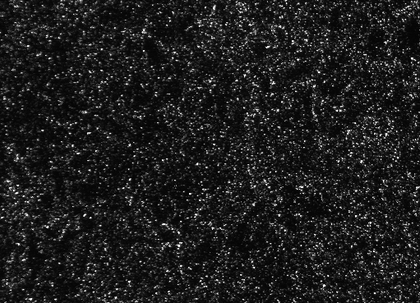
%> input picture test1/exp1_001_b.bmp, 420 x 303 px, shrunk from 511 x 369 before the run
$ octave --eval "result = get_snr_for_piv(imread('test1/exp1_001_b.bmp'));"   (GNU Octave 9; MATLAB toolbox functions it lacks are replaced by stand-ins)
%> lines starting %> are read from the running program, lines starting %| are printed output that depends on the picture
### normxcorr2_general.m
function [C,numberOfOverlapPixels] = normxcorr2_general(varargin)
%NORMXCORR2_GENERAL Normalized two-dimensional cross-correlation.
%   [C,numberOfOverlapPixels] = NORMXCORR2_GENERAL(TEMPLATE,A) computes the
%   normalized cross-correlation of matrices TEMPLATE and A. The resulting
%   matrix C contains correlation coefficients and its values may range
%   from -1.0 to 1.0.
%
%   [C,numberOfOverlapPixels] =
%   NORMXCORR2_GENERAL(TEMPLATE,A,requiredNumberOfOverlapPixels) sets to 0
%   all locations in C computed from positions where A and T overlap less
%   than requiredNumberOfOverlapPixels.
%   Larger values of requiredNumberOfOverlapPixels zero-out pixels on a
%   larger border around C.
%   Thus, larger values remove less stable computations but also limit the
%   capture range.
%   If the template is smaller than the image and it is desired that the
%   computation only be carried out when the template is fully overlapping
%   the image, requiredNumberOfOverlapPixels should be set to
%   numel(template).
%   The default is set to 0, meaning no modifications to C.
%
%   Limitations of normxcorr2:
%   The documentation of normxcorr2 states that, "The matrix A must be
%   larger than the matrix TEMPLATE for the normalization to be
%   meaningful." It is implemented following the details of the paper "Fast
%   Normalized Cross-Correlation", by J. P. Lewis, Industrial Light &
%   Magic. This approach assumes the template is small relative to the
%   image and proceeds to calculate the normalization across the entire
%   template. This leads to correct computations wherever the template is
%   wholly overlapping with the image, but the computation is incorrect in
%   the borders of the output (the border size is proportional to the
%   template size).  This problem is therefore worse for larger templates
%   to the point that, when the template is the same size as the image, the
%   only correct value is at the center pixel (where the images are fully
%   overlapping). Thus, if normxcorr2 is used for such things as
%   registering images of the same size, the result will be incorrect.
%
%   The new normxcorr2_general:
%   normxcorr2_general is more general than normxcorr2 in that it gives
%   correct results everywhere regardless of the relative size of A and
%   TEMPLATE. It accomplishes this by computing the normalized correlation
%   only in the overlap regions between the two matrices. Thus, the result
%   is correct for all locations of correlation.  The result is the same as
%   if the NCC were carried out in the spatial domain (which would take a
%   long time to compute for large matrices).
%
%   Class Support
%   -------------
%   The input matrices can be numeric. The output matrix C is double.
%
%   Example
%   -------
%   This example correlates an input with itself using normxcorr2 (the
%   built-in Matlab version) and normxcorr2_general (the general version).
%   Because the template is not small compared with the input image (they
%   are the same size in this case), the output of normxcorr2.m is
%   incorrect for most pixels.  On the other hand, the general version is
%   correct at all locations, which can be easily verified analytically or
%   visually.
%
%   Note that the image processing toolbox (IPT) is needed to run this
%   example since normxcorr2 is part of that toolbox.  However,
%   normxcorr2_general does not require the IPT.
%
%   input = repmat([1:6 5:-1:1],11,1);
%   normxcorr2_output = normxcorr2(input,input);
%   normxcorr2_general_output = normxcorr2_general(input,input);
%   figure;
%   subplot(2,2,1), imagesc(input); title('Input pattern');
%   subplot(2,2,3), imagesc(normxcorr2_output); title('Output of Matlab built-in normxcorr2');
%   subplot(2,2,4), imagesc(normxcorr2_general_output); title('Output of normxcorr2\_general');
%
%   See also NORMXCORR2.
%
%   References: Dirk Padfield. "Masked FFT registration". In Proc. Computer
%   Vision and Pattern Recognition, 2010.
%
%   Author: Dirk Padfield, GE Global Research, padfield@research.ge.com
%

%   Input-output specs
%   ------------------
%   T:    2-D, real, full matrix
%         logical, uint8, uint16, or double
%         no NaNs, no Infs
%         prod(size(T)) >= 2
%
%   A:    2-D, real, full matrix
%         logical, uint8, uint16, or double
%         no NaNs, no Infs
%         prod(size(A)) >= 2
%
%   C:    double

[T, A, requiredNumberOfOverlapPixels] = ParseInputs(varargin{:});
%> in ParseInputs, T is the input picture: size 303x420 uint8; min 0, max 255, mean 29.5

sizeA = size(A);
sizeT = size(T);

% Find the number of pixels used for the calculation as the two images are
% correlated.  The size of this image will be the same as the correlation
% image.
numberOfOverlapPixels = local_sum(ones(sizeA),sizeT(1),sizeT(2));

local_sum_A = local_sum(A,sizeT(1),sizeT(2));
local_sum_A2 = local_sum(A.*A,sizeT(1),sizeT(2));

% Note: diff_local_sums should be nonnegative, but it may have negative
% values due to round off errors. Below, we use max to ensure the radicand
% is nonnegative.
diff_local_sums_A = ( local_sum_A2 - (local_sum_A.^2)./ numberOfOverlapPixels );
clear local_sum_A2;
denom_A = max(diff_local_sums_A,0);
clear diff_local_sums_A;

% Flip T in both dimensions so that its correlation can be more easily
% handled.
rotatedT = rot90(T,2);
local_sum_T = local_sum(rotatedT,sizeA(1),sizeA(2));
local_sum_T2 = local_sum(rotatedT.*rotatedT,sizeA(1),sizeA(2));
clear rotatedT;

diff_local_sums_T = ( local_sum_T2 - (local_sum_T.^2)./ numberOfOverlapPixels );
clear local_sum_T2;
denom_T = max(diff_local_sums_T,0);
clear diff_local_sums_T;

denom = sqrt(denom_T .* denom_A);
clear denom_T denom_A;

xcorr_TA = xcorr2_fast(T,A);
clear A T;
numerator = xcorr_TA - local_sum_A .* local_sum_T ./ numberOfOverlapPixels;
clear xcorr_TA local_sum_A local_sum_T;

% denom is the sqrt of the product of positive numbers so it must be
% positive or zero.  Therefore, the only danger in dividing the numerator
% by the denominator is when dividing by zero. We know denom_T~=0 from
% input parsing; so denom is only zero where denom_A is zero, and in these
% locations, C is also zero.
C = zeros(size(numerator));
tol = 1000*eps( max(abs(denom(:))) );
i_nonzero = find(denom > tol);
C(i_nonzero) = numerator(i_nonzero) ./ denom(i_nonzero);
clear numerator denom;

% Remove the border values since they result from calculations using very
% few pixels and are thus statistically unstable.
% By default, requiredNumberOfOverlapPixels = 0, so C is not modified.
if( requiredNumberOfOverlapPixels > max(numberOfOverlapPixels(:)) )
    error(['ERROR: requiredNumberOfOverlapPixels ' num2str(requiredNumberOfOverlapPixels) ...
    ' must not be greater than the maximum number of overlap pixels ' ...
    num2str(max(numberOfOverlapPixels(:))) '.']);
end
C(numberOfOverlapPixels < requiredNumberOfOverlapPixels) = 0;


%-------------------------------
% Function  local_sum
%
function local_sum_A = local_sum(A,m,n)

% This algorithm depends on precomputing running sums.

% If m,n are equal to the size of A, a faster method can be used for
% calculating the local sum.  Otherwise, the slower but more general method
% can be used.  The faster method is more than twice as fast and is also
% less memory intensive.
if( m == size(A,1) && n == size(A,2) )
    s = cumsum(A,1);
    c = [s; repmat(s(end,:),m-1,1) - s(1:end-1,:)];
    s = cumsum(c,2);
    clear c;
    local_sum_A = [s, repmat(s(:,end),1,n-1) - s(:,1:end-1)];
else
    % Break the padding into parts to save on memory.
    B = zeros(size(A,1)+2*m,size(A,2));
    B(m+1:m+size(A,1),:) = A;
    s = cumsum(B,1);
    c = s(1+m:end-1,:)-s(1:end-m-1,:);
    d = zeros(size(c,1),size(c,2)+2*n);
    d(:,n+1:n+size(c,2)) = c;
    s = cumsum(d,2);
    local_sum_A = s(:,1+n:end-1)-s(:,1:end-n-1);
end


%-------------------------------
% Function  xcorr2_fast
%
function cross_corr = xcorr2_fast(T,A)

T_size = size(T);
A_size = size(A);
outsize = A_size + T_size - 1;

% Figure out when to use spatial domain vs. freq domain
conv_time = time_conv2(T_size,A_size); % 1 conv2
fft_time = 3*time_fft2(outsize); % 2 fft2 + 1 ifft2

if (conv_time < fft_time)
    cross_corr = conv2(rot90(T,2),A);
else
    cross_corr = freqxcorr(T,A,outsize);
end


%-------------------------------
% Function  freqxcorr
%
function xcorr_ab = freqxcorr(a,b,outsize)

% Find the next largest size that is a multiple of a combination of 2, 3,
% and/or 5.  This makes the FFT calculation much faster.
optimalSize(1) = FindClosestValidDimension(outsize(1));
optimalSize(2) = FindClosestValidDimension(outsize(2));

% Calculate correlation in frequency domain
Fa = fft2(rot90(a,2),optimalSize(1),optimalSize(2));
Fb = fft2(b,optimalSize(1),optimalSize(2));
xcorr_ab = real(ifft2(Fa .* Fb));

xcorr_ab = xcorr_ab(1:outsize(1),1:outsize(2));


%-------------------------------
% Function  time_conv2
%
function time = time_conv2(obssize,refsize)

% [21 lines of commented-out code are left out]
K = 2.7e-8;

% convolution time = K*prod(obssize)*prod(refsize)
time =  K*prod(obssize)*prod(refsize);


%-------------------------------
% Function  time_fft2
%
function time = time_fft2(outsize)

% time a frequency domain convolution by timing two one-dimensional ffts

R = outsize(1);
S = outsize(2);

% Tr = time_fft(R);
% K_fft = Tr/(R*log(R));

% K_fft was empirically calculated by the 2 commented-out lines above.
K_fft = 3.3e-7;
Tr = K_fft*R*log(R);

if S==R
    Ts = Tr;
else
%    Ts = time_fft(S);  % uncomment to estimate explicitly
   Ts = K_fft*S*log(S);
end

time = S*Tr + R*Ts;


%-----------------------------------------------------------------------------
function [T, A, requiredNumberOfOverlapPixels] = ParseInputs(varargin)

if( nargin < 2 || nargin > 3 )
    error('ERROR: The number of arguments must be either 2 or 3.  Please see the documentation for details.');
end

T = varargin{1};
A = varargin{2};

if( nargin == 3 )
    requiredNumberOfOverlapPixels =  varargin{3};
else
    requiredNumberOfOverlapPixels = 0;
end

% The following requires the image processing toolbox, so it is commented
% out here for generality.
%iptcheckinput(T,{'logical','numeric'},{'real','nonsparse','2d','finite'},mfilename,'T',1)
%iptcheckinput(A,{'logical','numeric'},{'real','nonsparse','2d','finite'},mfilename,'A',2)

checkSizesTandA(T,A)

% See geck 342320. If either A or T has a minimum value which is negative, we
% need to shift the array so all values are positive to ensure numerically
% robust results for the normalized cross-correlation.
A = shiftData(A);
T = shiftData(T);

checkIfFlat(T);

%-----------------------------------------------------------------------------
function B = shiftData(A)

B = double(A);

is_unsigned = isa(A,'uint8') || isa(A,'uint16') || isa(A,'uint32');
if ~is_unsigned

    min_B = min(B(:));

    if min_B < 0
        B = B - min_B;
    end

end

%-----------------------------------------------------------------------------
function checkSizesTandA(T,A)

if numel(T) < 2
    eid = sprintf('Images:%s:invalidTemplate',mfilename);
    msg = 'TEMPLATE must contain at least 2 elements.';
    error(eid,'%s',msg);
end

%-----------------------------------------------------------------------------
function checkIfFlat(T)

if std(T(:)) == 0
    eid = sprintf('Images:%s:sameElementsInTemplate',mfilename);
    msg = 'The values of TEMPLATE cannot all be the same.';
    error(eid,'%s',msg);
end

%-----------------------------------------------------------------------------
function [newNumber] = FindClosestValidDimension(n)

% Find the closest valid dimension above the desired dimension.  This
% will be a combination of 2s, 3s, and 5s.

% Incrementally add 1 to the size until
% we reach a size that can be properly factored.
newNumber = n;
result = 0;
newNumber = newNumber - 1;
while( result ~= 1 )
    newNumber = newNumber + 1;
    result = FactorizeNumber(newNumber);
end

%-----------------------------------------------------------------------------
function [n] = FactorizeNumber(n)

for ifac = [2 3 5]
    while( rem(n,ifac) == 0 )
        n = n/ifac;
    end
end

### get_snr_for_piv.m
function [F_sigma, sigma_A, sigma_n, SNR] = get_snr_for_piv(A)
% MATLAB code for the estimation of PIV image noise
% Author: Sven Scharnowski
% Date: 25-May-2016
% Copied by Alex Liberzon from the PDF of the article
% in Exp Fluids (2016) 57:119
% The input is a section of a PIV image with homogeneous noise "A"
% (typically 128 x 128 px or larger)
% the output is the loss-of-correlation due to image
% noise "F_sigma", the standard deviation of the noise-free
% image "sigma_A", the standard deviation of the image
% noise "sigma_n" and the signal-to-noise ratio "SNR" ( = sigma_A/sigma_n)
%
% Pseudo Code:
%
% - computer normalized auto-correlation function
% - select radius for fit function
% - exclude center peak
% - apply Gaussian 2D fit to extract F_sigma
% - compute SNR, sigma_A and sigma_n

R = normxcorr2_general(A,A);
%> in normxcorr2_general, `[T, A, requiredNumberOfOverlapPixels] = ParseInputs(varargin{:});`: requiredNumberOfOverlapPixels = 0
%> in normxcorr2_general, `rotatedT = rot90(T,2);`:
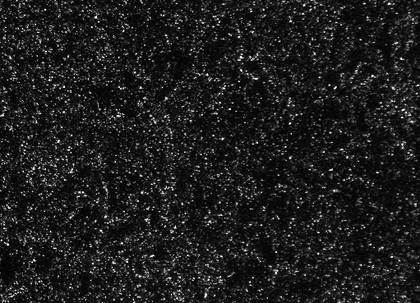
%> rotatedT: size 303x420 double; min 0, max 255, mean 29.5; mean of the top-left, top-right, bottom-left and bottom-right quarters 30, 28.4, 32.7, 26.8
%> call 5 of local_sum, with m = 303, n = 420
%> in local_sum (call 5), `s = cumsum(A,1);`:
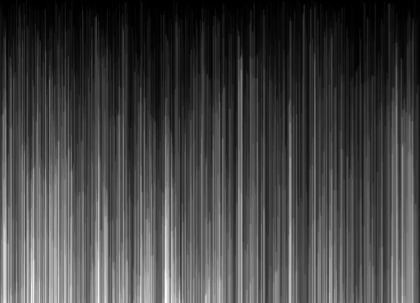
%> s: size 303x420 double; min 0, max 1090468, mean 286183.9; drawn with min black and max white
%> in local_sum (call 5), `c = [s; repmat(s(end,:),m-1,1) - s(1:end-1,:)];`:
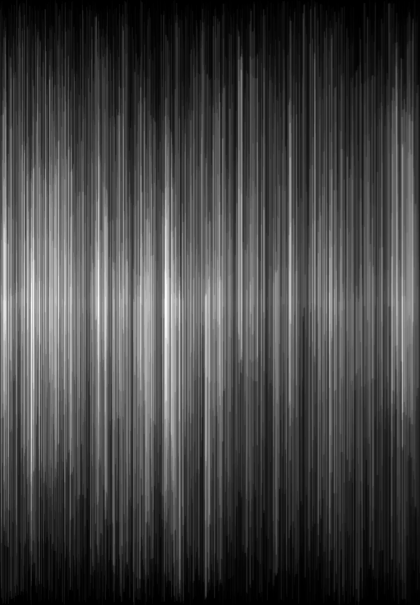
%> c: size 605x420 double; min 0, max 1090468, mean 289908.4; mean of the top-left, top-right, bottom-left and bottom-right quarters 313351.5, 257078.1, 347289.1, 241883.9; drawn with min black and max white
%> in local_sum (call 5), `s = cumsum(c,2);`:
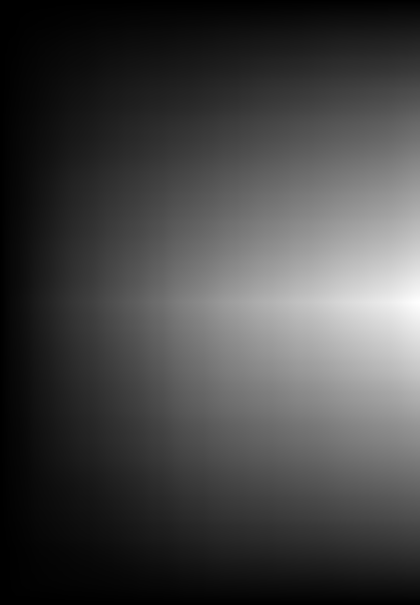
%> s: size 605x420 double; min 196, max 243121206, mean 65779989.4; drawn with min black and max white
%> in local_sum (call 5), `local_sum_A = [s, repmat(s(:,end),1,n-1) - s(:,1:end-1)];`:
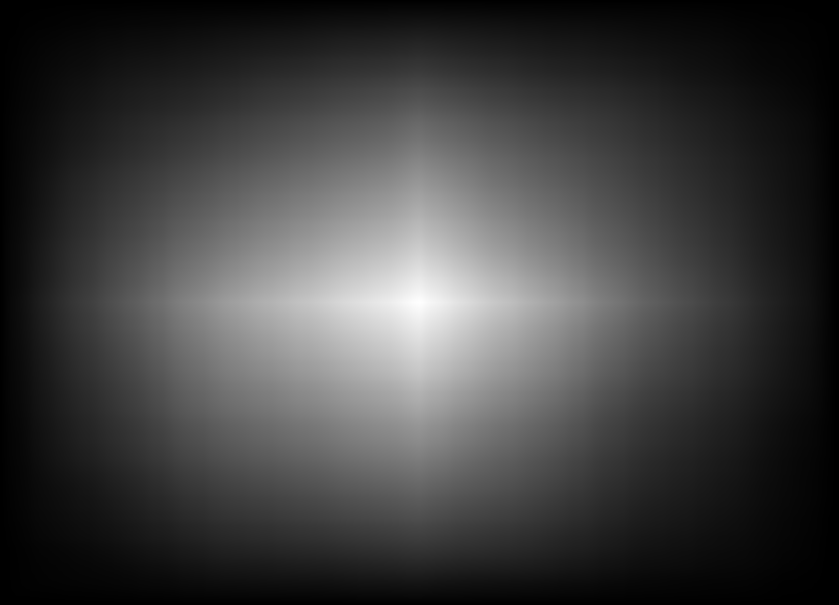
%> local_sum_A: size 605x839 double; min 144, max 243121206, mean 60953328.3; mean of the top-left, top-right, bottom-left and bottom-right quarters 63830848.3, 56111345.8, 67455923.8, 56431023; drawn with min black and max white
%> in freqxcorr, `xcorr_ab = real(ifft2(Fa .* Fb));`:
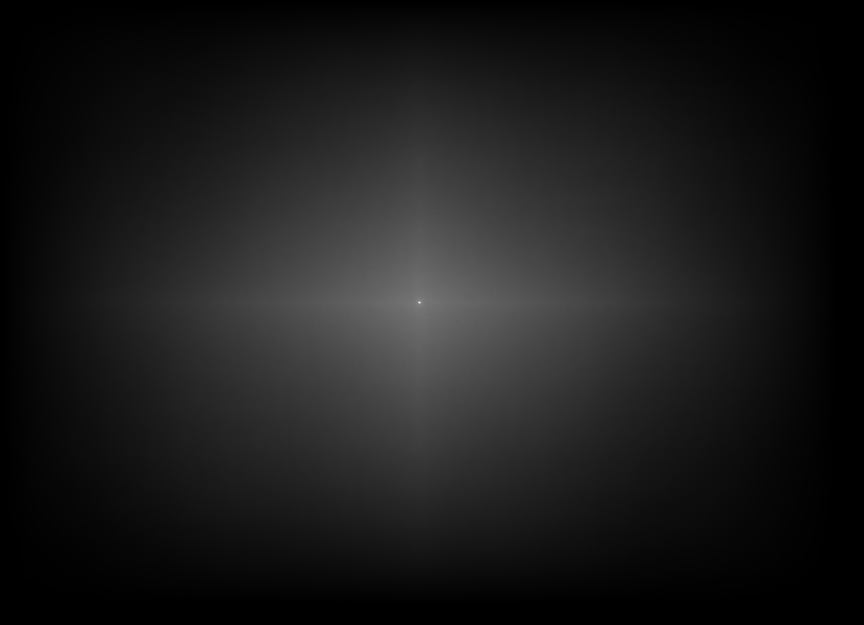
%> xcorr_ab: size 625x864 double; min -2.17e-08, max 243121206, mean 26025335.9; drawn with min black and max white
%> in normxcorr2_general, `tol = 1000*eps( max(abs(denom(:))) );`: tol = 1.49e-05
%> in normxcorr2_general, `i_nonzero = find(denom > tol);`: i_nonzero = 507591 values from 2 to 507594
%> in normxcorr2_general, `C(i_nonzero) = numerator(i_nonzero) ./ denom(i_nonzero);`:
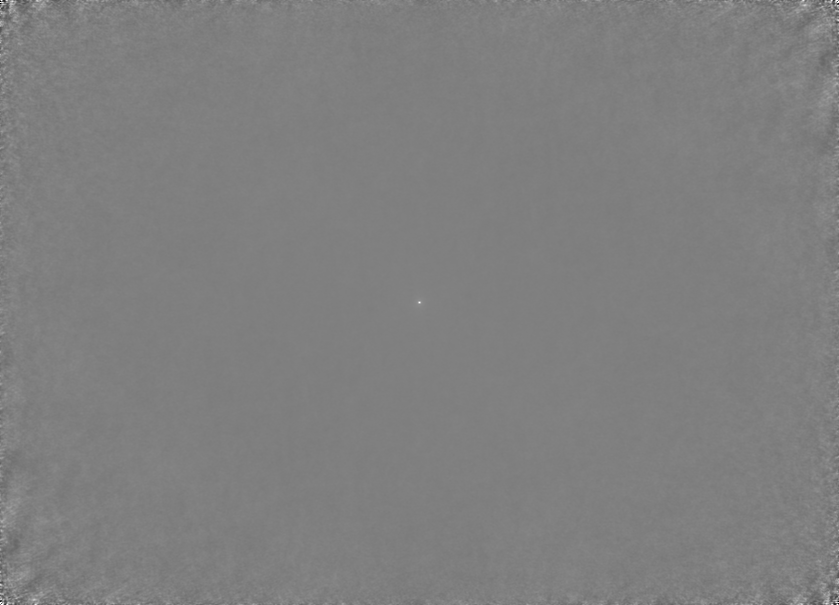
%> C: size 605x839 double; min -1, max 1, mean 0.000593; drawn with min black and max white

[xi,psi] = meshgrid(-size(A,2)+1:size(A,2)-1,...
    -size(A,1)+1:size(A,1)-1);
fit_radius = 8;
a = find(abs(xi)<=fit_radius & ...
    abs(psi)<=fit_radius & ~(xi == 0 & psi == 0));

ft = fittype('F_s*exp( - ((xi/D)^2 + (psi/D)^2)*4)',...
    'indep',{'xi','psi'},'depend','z');

opts = fitoptions (ft);
opts.MaxFunEvals = 1000;
opts.MaxIter = 1000;
opts.Tolx = 1e-8;
opts.Lower =      [0            0];
opts.Upper =      [2*fit_radius 2];
opts.StartPoint = [3            1];
fitresult = fit( [xi(a) psi(a)], R(a), ft, opts);

F_sigma = min(1,fitresult.F_s);
SNR = (1/F_sigma-1)^(-0.5);
sigma_A = std(double(A(:)))*sqrt(F_sigma);
sigma_n = std(double(A(:)))*sqrt(1-F_sigma);
%> (the run ends here)

$ run again, on test1/exp1_001_c.bmp
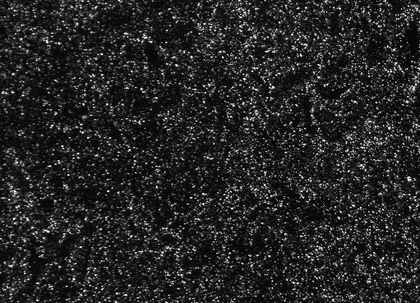
%> input picture test1/exp1_001_c.bmp, 420 x 303 px, shrunk from 511 x 369 before the run
%> in ParseInputs, T is the input picture: size 303x420 uint8; min 0, max 255, mean 37.5
%> requiredNumberOfOverlapPixels = 0
%> in local_sum (call 5), `s = cumsum(A,1);`:
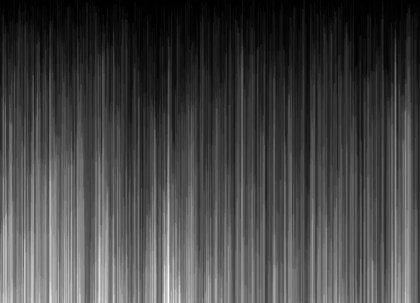
%> s: size 303x420 double; min 0, max 1597112, mean 429548.2; drawn with min black and max white
%> in local_sum (call 5), `c = [s; repmat(s(end,:),m-1,1) - s(1:end-1,:)];`:
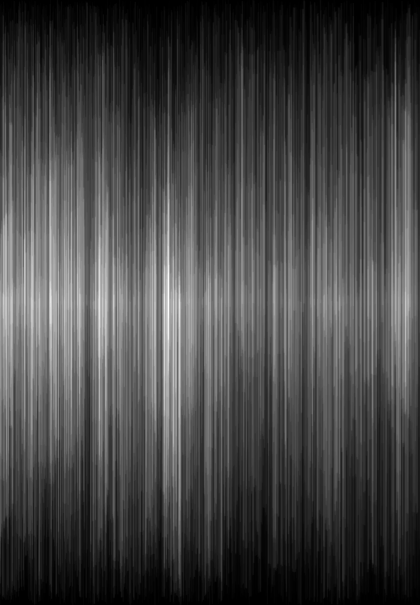
%> c: size 605x420 double; min 0, max 1597112, mean 433280.7; mean of the top-left, top-right, bottom-left and bottom-right quarters 468748.9, 387462.9, 507849.2, 369027.5; drawn with min black and max white
%> tol = 2.98e-05
%> i_nonzero = 507591 values from 2 to 507594
